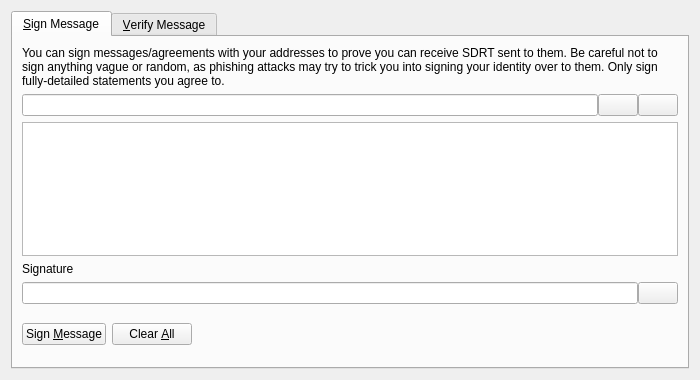
<?xml version="1.0" encoding="UTF-8"?>
<ui version="4.0">
 <class>SignVerifyMessageDialog</class>
 <widget class="QDialog" name="SignVerifyMessageDialog">
  <property name="geometry">
   <rect>
    <x>0</x>
    <y>0</y>
    <width>700</width>
    <height>380</height>
   </rect>
  </property>
  <property name="windowTitle">
   <string>Signatures - Sign / Verify a Message</string>
  </property>
  <property name="modal">
   <bool>true</bool>
  </property>
  <layout class="QVBoxLayout" name="verticalLayout">
   <item>
    <widget class="QTabWidget" name="tabWidget">
     <property name="currentIndex">
      <number>0</number>
     </property>
     <widget class="QWidget" name="tabSignMessage">
      <attribute name="title">
       <string>&amp;Sign Message</string>
      </attribute>
      <layout class="QVBoxLayout" name="verticalLayout_SM">
       <item>
        <widget class="QLabel" name="infoLabel_SM">
         <property name="text">
          <string>You can sign messages/agreements with your addresses to prove you can receive SDRT sent to them. Be careful not to sign anything vague or random, as phishing attacks may try to trick you into signing your identity over to them. Only sign fully-detailed statements you agree to.</string>
         </property>
         <property name="textFormat">
          <enum>Qt::PlainText</enum>
         </property>
         <property name="wordWrap">
          <bool>true</bool>
         </property>
        </widget>
       </item>
       <item>
        <layout class="QHBoxLayout" name="horizontalLayout_1_SM">
         <property name="spacing">
          <number>0</number>
         </property>
         <item>
          <widget class="QValidatedLineEdit" name="addressIn_SM">
           <property name="toolTip">
            <string>The SDRT address to sign the message with</string>
           </property>
          </widget>
         </item>
         <item>
          <widget class="QPushButton" name="addressBookButton_SM">
           <property name="toolTip">
            <string>Choose previously used address</string>
           </property>
           <property name="text">
            <string/>
           </property>
           <property name="shortcut">
            <string>Alt+A</string>
           </property>
           <property name="autoDefault">
            <bool>false</bool>
           </property>
          </widget>
         </item>
         <item>
          <widget class="QPushButton" name="pasteButton_SM">
           <property name="toolTip">
            <string>Paste address from clipboard</string>
           </property>
           <property name="text">
            <string/>
           </property>
           <property name="shortcut">
            <string>Alt+P</string>
           </property>
           <property name="autoDefault">
            <bool>false</bool>
           </property>
          </widget>
         </item>
        </layout>
       </item>
       <item>
        <widget class="QPlainTextEdit" name="messageIn_SM">
         <property name="toolTip">
          <string>Enter the message you want to sign here</string>
         </property>
        </widget>
       </item>
       <item>
        <widget class="QLabel" name="signatureLabel_SM">
         <property name="text">
          <string>Signature</string>
         </property>
         <property name="textFormat">
          <enum>Qt::PlainText</enum>
         </property>
        </widget>
       </item>
       <item>
        <layout class="QHBoxLayout" name="horizontalLayout_2_SM">
         <property name="spacing">
          <number>0</number>
         </property>
         <item>
          <widget class="QLineEdit" name="signatureOut_SM">
           <property name="font">
            <font>
             <italic>true</italic>
            </font>
           </property>
           <property name="readOnly">
            <bool>true</bool>
           </property>
          </widget>
         </item>
         <item>
          <widget class="QPushButton" name="copySignatureButton_SM">
           <property name="toolTip">
            <string>Copy the current signature to the system clipboard</string>
           </property>
           <property name="text">
            <string/>
           </property>
           <property name="autoDefault">
            <bool>false</bool>
           </property>
          </widget>
         </item>
        </layout>
       </item>
       <item>
        <layout class="QHBoxLayout" name="horizontalLayout_3_SM">
         <item>
          <widget class="QPushButton" name="signMessageButton_SM">
           <property name="toolTip">
            <string>Sign the message to prove you own this SDRT address</string>
           </property>
           <property name="text">
            <string>Sign &amp;Message</string>
           </property>
           <property name="autoDefault">
            <bool>false</bool>
           </property>
          </widget>
         </item>
         <item>
          <widget class="QPushButton" name="clearButton_SM">
           <property name="toolTip">
            <string>Reset all sign message fields</string>
           </property>
           <property name="text">
            <string>Clear &amp;All</string>
           </property>
           <property name="autoDefault">
            <bool>false</bool>
           </property>
          </widget>
         </item>
         <item>
          <spacer name="horizontalSpacer_1_SM">
           <property name="orientation">
            <enum>Qt::Horizontal</enum>
           </property>
           <property name="sizeHint" stdset="0">
            <size>
             <width>40</width>
             <height>48</height>
            </size>
           </property>
          </spacer>
         </item>
         <item>
          <widget class="QLabel" name="statusLabel_SM">
           <property name="font">
            <font>
             <weight>75</weight>
             <bold>true</bold>
            </font>
           </property>
           <property name="text">
            <string/>
           </property>
           <property name="wordWrap">
            <bool>true</bool>
           </property>
          </widget>
         </item>
         <item>
          <spacer name="horizontalSpacer_2_SM">
           <property name="orientation">
            <enum>Qt::Horizontal</enum>
           </property>
           <property name="sizeHint" stdset="0">
            <size>
             <width>40</width>
             <height>48</height>
            </size>
           </property>
          </spacer>
         </item>
        </layout>
       </item>
      </layout>
     </widget>
     <widget class="QWidget" name="tabVerifyMessage">
      <attribute name="title">
       <string>&amp;Verify Message</string>
      </attribute>
      <layout class="QVBoxLayout" name="verticalLayout_VM">
       <item>
        <widget class="QLabel" name="infoLabel_VM">
         <property name="text">
          <string>Enter the receiver's address, message (ensure you copy line breaks, spaces, tabs, etc. exactly) and signature below to verify the message. Be careful not to read more into the signature than what is in the signed message itself, to avoid being tricked by a man-in-the-middle attack. Note that this only proves the signing party receives with the address, it cannot prove sendership of any transaction!</string>
         </property>
         <property name="textFormat">
          <enum>Qt::PlainText</enum>
         </property>
         <property name="alignment">
          <set>Qt::AlignLeading|Qt::AlignLeft|Qt::AlignTop</set>
         </property>
         <property name="wordWrap">
          <bool>true</bool>
         </property>
        </widget>
       </item>
       <item>
        <layout class="QHBoxLayout" name="horizontalLayout_1_VM">
         <property name="spacing">
          <number>0</number>
         </property>
         <item>
          <widget class="QValidatedLineEdit" name="addressIn_VM">
           <property name="toolTip">
            <string>The SDRT address the message was signed with</string>
           </property>
          </widget>
         </item>
         <item>
          <widget class="QPushButton" name="addressBookButton_VM">
           <property name="toolTip">
            <string>Choose previously used address</string>
           </property>
           <property name="text">
            <string/>
           </property>
           <property name="shortcut">
            <string>Alt+A</string>
           </property>
           <property name="autoDefault">
            <bool>false</bool>
           </property>
          </widget>
         </item>
        </layout>
       </item>
       <item>
        <widget class="QPlainTextEdit" name="messageIn_VM"/>
       </item>
       <item>
        <widget class="QValidatedLineEdit" name="signatureIn_VM"/>
       </item>
       <item>
        <layout class="QHBoxLayout" name="horizontalLayout_2_VM">
         <item>
          <widget class="QPushButton" name="verifyMessageButton_VM">
           <property name="toolTip">
            <string>Verify the message to ensure it was signed with the specified SDRT address</string>
           </property>
           <property name="text">
            <string>Verify &amp;Message</string>
           </property>
           <property name="autoDefault">
            <bool>false</bool>
           </property>
          </widget>
         </item>
         <item>
          <widget class="QPushButton" name="clearButton_VM">
           <property name="toolTip">
            <string>Reset all verify message fields</string>
           </property>
           <property name="text">
            <string>Clear &amp;All</string>
           </property>
           <property name="autoDefault">
            <bool>false</bool>
           </property>
          </widget>
         </item>
         <item>
          <spacer name="horizontalSpacer_1_VM">
           <property name="orientation">
            <enum>Qt::Horizontal</enum>
           </property>
           <property name="sizeHint" stdset="0">
            <size>
             <width>40</width>
             <height>48</height>
            </size>
           </property>
          </spacer>
         </item>
         <item>
          <widget class="QLabel" name="statusLabel_VM">
           <property name="font">
            <font>
             <weight>75</weight>
             <bold>true</bold>
            </font>
           </property>
           <property name="text">
            <string/>
           </property>
           <property name="wordWrap">
            <bool>true</bool>
           </property>
          </widget>
         </item>
         <item>
          <spacer name="horizontalSpacer_2_VM">
           <property name="orientation">
            <enum>Qt::Horizontal</enum>
           </property>
           <property name="sizeHint" stdset="0">
            <size>
             <width>40</width>
             <height>48</height>
            </size>
           </property>
          </spacer>
         </item>
        </layout>
       </item>
      </layout>
     </widget>
    </widget>
   </item>
  </layout>
 </widget>
 <customwidgets>
  <customwidget>
   <class>QValidatedLineEdit</class>
   <extends>QLineEdit</extends>
   <header>qvalidatedlineedit.h</header>
  </customwidget>
 </customwidgets>
 <resources>
  <include location="../sdrt.qrc"/>
 </resources>
 <connections/>
</ui>
